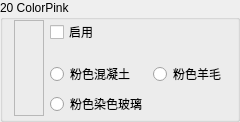
                 <widget class="QGroupBox" name="Base20">
                  <property name="sizePolicy">
                   <sizepolicy hsizetype="Expanding" vsizetype="Minimum">
                    <horstretch>0</horstretch>
                    <verstretch>0</verstretch>
                   </sizepolicy>
                  </property>
                  <property name="minimumSize">
                   <size>
                    <width>130</width>
                    <height>0</height>
                   </size>
                  </property>
                  <property name="maximumSize">
                   <size>
                    <width>16777215</width>
                    <height>16777215</height>
                   </size>
                  </property>
                  <property name="autoFillBackground">
                   <bool>true</bool>
                  </property>
                  <property name="title">
                   <string>20 ColorPink</string>
                  </property>
                  <property name="flat">
                   <bool>false</bool>
                  </property>
                  <layout class="QGridLayout" name="gridLayout_45">
                   <property name="topMargin">
                    <number>0</number>
                   </property>
                   <property name="bottomMargin">
                    <number>3</number>
                   </property>
                   <item row="0" column="1">
                    <widget class="QCheckBox" name="Enable20">
                     <property name="sizePolicy">
                      <sizepolicy hsizetype="Expanding" vsizetype="Fixed">
                       <horstretch>0</horstretch>
                       <verstretch>0</verstretch>
                      </sizepolicy>
                     </property>
                     <property name="text">
                      <string>启用</string>
                     </property>
                    </widget>
                   </item>
                   <item row="0" column="2">
                    <spacer name="horizontalSpacer_34">
                     <property name="orientation">
                      <enum>Qt::Horizontal</enum>
                     </property>
                     <property name="sizeHint" stdset="0">
                      <size>
                       <width>40</width>
                       <height>20</height>
                      </size>
                     </property>
                    </spacer>
                   </item>
                   <item row="3" column="1">
                    <widget class="QRadioButton" name="is20Concrete">
                     <property name="text">
                      <string>粉色混凝土</string>
                     </property>
                     <property name="icon">
                      <iconset resource="BlockTextures.qrc">
                       <normaloff>:/new/Textures/Slope/block/pink_concrete.png</normaloff>:/new/Textures/Slope/block/pink_concrete.png</iconset>
                     </property>
                    </widget>
                   </item>
                   <item row="3" column="2">
                    <widget class="QRadioButton" name="is20Wool">
                     <property name="text">
                      <string>粉色羊毛</string>
                     </property>
                     <property name="icon">
                      <iconset resource="BlockTextures.qrc">
                       <normaloff>:/new/Textures/Slope/block/pink_wool.png</normaloff>:/new/Textures/Slope/block/pink_wool.png</iconset>
                     </property>
                    </widget>
                   </item>
                   <item row="4" column="1">
                    <widget class="QRadioButton" name="is20StainedGlass">
                     <property name="text">
                      <string>粉色染色玻璃</string>
                     </property>
                     <property name="icon">
                      <iconset resource="BlockTextures.qrc">
                       <normaloff>:/new/Textures/Slope/block/pink_stained_glass.png</normaloff>:/new/Textures/Slope/block/pink_stained_glass.png</iconset>
                     </property>
                    </widget>
                   </item>
                   <item row="0" column="0" rowspan="5">
                    <widget class="QLabel" name="Color20">
                     <property name="minimumSize">
                      <size>
                       <width>30</width>
                       <height>0</height>
                      </size>
                     </property>
                     <property name="font">
                      <font>
                       <family>微软雅黑</family>
                       <pointsize>9</pointsize>
                      </font>
                     </property>
                     <property name="frameShape">
                      <enum>QFrame::StyledPanel</enum>
                     </property>
                     <property name="text">
                      <string/>
                     </property>
                    </widget>
                   </item>
                  </layout>
                 </widget>
